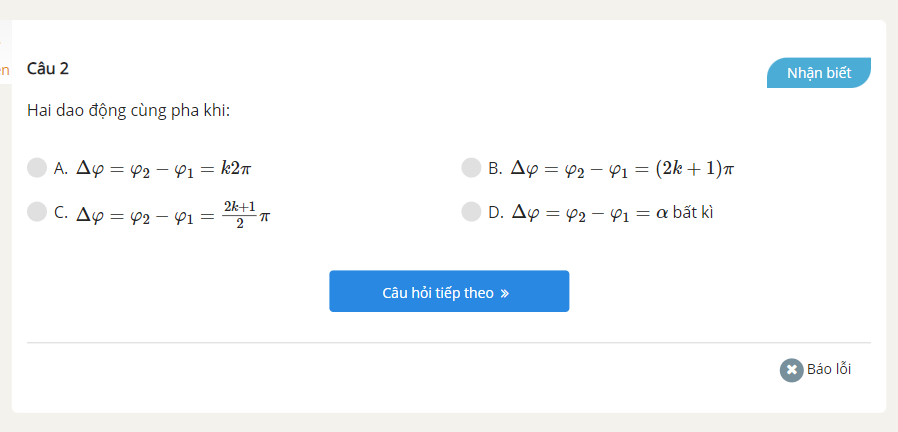
#> input picture Desktop/crawling/pictures/Physics/chap_1/q_L0101002.png, 898 x 432 px, found by its file name; its folder holds only this picture in this run
$ python linhtinh.py
#> lines starting #> are read from the running program, lines starting #| are printed output that depends on the picture
import os
from PIL import Image, ImageDraw, ImageFont

output_dir = './PDFs'
source_dir = './pictures/Math/chap_1'

# Kiểm tra nếu thư mục lưu PDF không tồn tại thì tạo mới
if not os.path.exists(output_dir):
    os.makedirs(output_dir)

# Hàm để cắt và chuyển ảnh thành PDF
def crop_and_convert_image_to_pdf(source_image_path, output_pdf_path, id, pixels_to_cut=165):
    # Mở ảnh gốc
#> called with source_image_path = './pictures/Math/chap_1/q_L0101002.png', output_pdf_path = './PDFs/q_L0101002.pdf', id = 'L0101002', pixels_to_cut = 165
    image = Image.open(source_image_path)
#> image is the input picture: PIL image 898x432 RGB; mean R, G, B 245.3, 248.1, 249.9
    x2, y2 = image.size
#> x2 = 898; y2 = 432
    print(x2, y2)
#| 898 432
    # Xác định vùng cần cắt (giữ từ trên đến (height - pixels_to_cut))
    if 'q' in output_pdf_path:
        crop_box = (0, 0, x2, y2 - pixels_to_cut)
#> crop_box = (0, 0, 898, 267)
    else:
        crop_box = (0, 0, x2, y2)

    # Cắt ảnh theo tọa độ crop_box (giữ phần trên của ảnh)
    cropped_image = image.crop(crop_box)
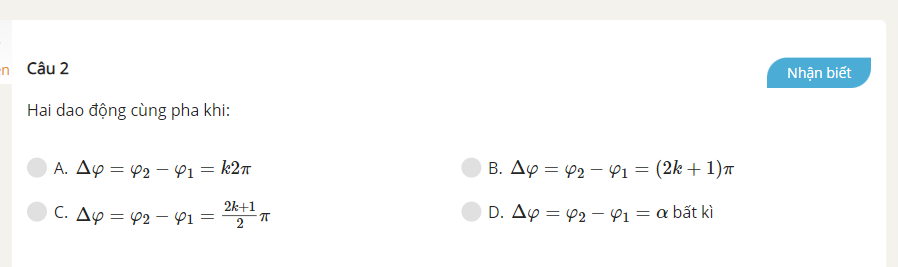
#> cropped_image: PIL image 898x267 RGB; mean R, G, B 249.3, 250.2, 250.1

    # Tạo đối tượng ImageDraw để vẽ lên ảnh
    draw = ImageDraw.Draw(cropped_image)

    # Chọn font và kích thước chữ (bạn có thể tùy chỉnh)
    try:
        font = ImageFont.truetype("arial.ttf", 20)  # Thay thế đường dẫn tới file font nếu cần
    except IOError:
        font = ImageFont.load_default()  # Sử dụng font mặc định nếu không tìm thấy file font

    # Vị trí bên trái trên cùng để chèn id
    text_position = (5, 5)

    # Màu của văn bản (ở đây là màu đen)
    text_color = (0, 0, 0)

    # Thêm id vào ảnh
    draw.text(text_position, id, fill=text_color, font=font)

    # Chuyển đổi ảnh sang RGB (bắt buộc cho PDF)
    cropped_image_rgb = cropped_image.convert('RGB')

    # Lưu ảnh đã cắt dưới dạng PDF
    cropped_image_rgb.save(output_pdf_path)

    print(f"Ảnh đã cắt và lưu thành PDF với id '{id}' được thêm vào.")

# Duyệt qua tất cả các file trong thư mục source_dir
for file in os.listdir(source_dir):
    if file.split('.')[-1].lower() in ('png', 'jpg', 'jpeg'):
        # Đường dẫn file ảnh gốc
        source_image_path = os.path.join(source_dir, file)

        # Đường dẫn file PDF đầu ra
        output_pdf_path = os.path.join(output_dir, f'{file.split(".")[-2]}.pdf')

        id = file.split('.')[0].split('_')[-1]
        # Gọi hàm cắt và chuyển đổi ảnh thành PDF
        crop_and_convert_image_to_pdf(source_image_path, output_pdf_path, id)

        print(f'Đã cắt và lưu file PDF: {output_pdf_path}')


# còn 1 vài vấn đề
# Ví dụ như cách để lấy
